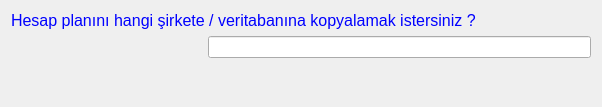
<?xml version="1.0" encoding="UTF-8"?>
<ui version="4.0">
 <class>MUH_HESAP_PLANI_KOPYALA_BATCH</class>
 <widget class="QDialog" name="MUH_HESAP_PLANI_KOPYALA_BATCH">
  <property name="geometry">
   <rect>
    <x>0</x>
    <y>0</y>
    <width>602</width>
    <height>107</height>
   </rect>
  </property>
  <property name="sizePolicy">
   <sizepolicy hsizetype="Expanding" vsizetype="Expanding">
    <horstretch>0</horstretch>
    <verstretch>0</verstretch>
   </sizepolicy>
  </property>
  <property name="windowTitle">
   <string>Dialog</string>
  </property>
  <layout class="QGridLayout" name="gridLayout_2" rowstretch="10,10,5" columnstretch="15,5">
   <item row="0" column="0" colspan="2">
    <layout class="QGridLayout" name="gridLayout" columnstretch="1,5,12">
     <item row="1" column="0" colspan="2">
      <widget class="QSearchEdit" name="searchEdit_veritabani_ismi">
       <property name="whatsThis">
        <string>Arama widget. </string>
       </property>
       <property name="QSearchEdit" stdset="0">
        <rect>
         <x>0</x>
         <y>0</y>
         <width>100</width>
         <height>100</height>
        </rect>
       </property>
      </widget>
     </item>
     <item row="1" column="2">
      <widget class="QLineEdit" name="lineEdit_veritabani_tanimi">
       <property name="focusPolicy">
        <enum>Qt::NoFocus</enum>
       </property>
       <property name="readOnly">
        <bool>true</bool>
       </property>
      </widget>
     </item>
     <item row="0" column="0" colspan="3">
      <widget class="QLabel" name="label">
       <property name="sizePolicy">
        <sizepolicy hsizetype="Fixed" vsizetype="Fixed">
         <horstretch>0</horstretch>
         <verstretch>0</verstretch>
        </sizepolicy>
       </property>
       <property name="font">
        <font>
         <pointsize>12</pointsize>
        </font>
       </property>
       <property name="styleSheet">
        <string notr="true">color: rgb(0, 0, 255);</string>
       </property>
       <property name="text">
        <string>Hesap planını hangi şirkete / veritabanına kopyalamak istersiniz ?</string>
       </property>
      </widget>
     </item>
    </layout>
   </item>
   <item row="1" column="1">
    <spacer name="verticalSpacer">
     <property name="orientation">
      <enum>Qt::Vertical</enum>
     </property>
     <property name="sizeHint" stdset="0">
      <size>
       <width>20</width>
       <height>70</height>
      </size>
     </property>
    </spacer>
   </item>
   <item row="2" column="0">
    <spacer name="horizontalSpacer">
     <property name="orientation">
      <enum>Qt::Horizontal</enum>
     </property>
     <property name="sizeHint" stdset="0">
      <size>
       <width>479</width>
       <height>20</height>
      </size>
     </property>
    </spacer>
   </item>
   <item row="2" column="1">
    <widget class="QWidget" name="widget_batch_buttons" native="true"/>
   </item>
  </layout>
 </widget>
 <customwidgets>
  <customwidget>
   <class>QSearchEdit</class>
   <extends>QWidget</extends>
   <header>QSearchEdit.h</header>
  </customwidget>
 </customwidgets>
 <resources/>
 <connections/>
</ui>
